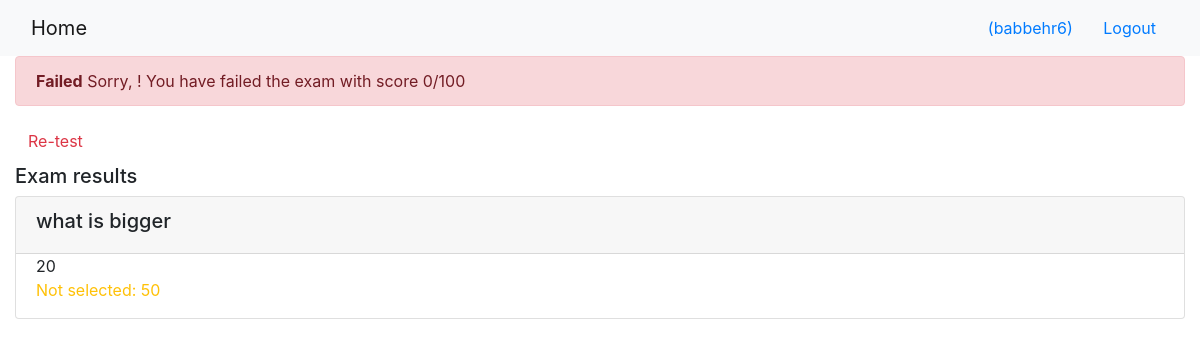
The page /onlinecourse/course/1/submission/1/result/ (signed in) on the database its author committed.
### onlinecourse/models.py (models this page shows, shortened)
class Question(models.Model):
    lesson = models.ForeignKey(Lesson, on_delete=models.CASCADE)
    course = models.ForeignKey(Course, on_delete=models.CASCADE) # Foreign key to lesson
    question_text = models.CharField(max_length=200)
    grade = models.FloatField() # question grade/mark

class Choice(models.Model):
    question = models.ForeignKey(Question, on_delete=models.CASCADE)
    choice_text = models.CharField(max_length=30)
    is_correct = models.BooleanField()

### onlinecourse/views.py (the view)
# urls.py: path('course/<int:course_id>/submission/<int:submission_id>/result/', views.show_exam_result, name="exam_result"),
def show_exam_result(request, course_id, submission_id):
    context = {}
    course      = get_object_or_404(Course, pk=course_id)
    submission = Submission.objects.get(id=submission_id)
    choices = submission.choices.all()
    total_score = 0
    for choice in choices:
        if choice.is_correct:
            total_score += choice.question.grade
    context['course'] = course
    context['grade'] = total_score
    context['choices'] = choices
    return render(request, 'onlinecourse/exam_result_bootstrap.html', context)

### onlinecourse/templates/onlinecourse/exam_result_bootstrap.html (shortened to what this page needs)
<!DOCTYPE html>
<html lang="en">
<head>
    {% load static %}
    <link rel="stylesheet" href="https://maxcdn.bootstrapcdn.com/bootstrap/4.5.2/css/bootstrap.min.css">
</head>
<body>
 <nav class="navbar navbar-light bg-light">
    <div class="container-fluid">
        <div class="navbar-header">
              <a class="navbar-brand" href="{% url 'onlinecourse:index' %}">Home</a>
        </div>
        <ul class="nav navbar-nav navbar-right">
            {% if user.is_authenticated %}
            <li>
                <a class="btn btn-link" href="#">{{ user.first_name }}({{ user.username }})</a>
                <a class="btn btn-link" href="{% url 'onlinecourse:logout' %}">Logout</a>
            </li>
            {% endif %}
        </ul>
    </div>
</nav>
<div class="container-fluid">
    {% if grade >= 80 %}
    <div class="alert alert-success">
        <b>Congratulations, {{ user.first_name }}!</b> You have passed the exam and completed the course with score {{ grade }}/100
    </div>
    {% else %}
    <div class="alert alert-danger">
        <b>Failed</b> Sorry, {{ user.first_name }}! You have failed the exam with score {{ grade }}/100
    </div>
    <a class="btn btn-link text-danger" href="{% url 'onlinecourse:course_details' course.id %}">Re-test</a>
    {% endif %}
    <div class="card-columns-vertical mt-1">
        <h5 class="">Exam results</h5>
        {% for question in course.question_set.all %}
        <div class="card mt-1">
            <div class="card-header"><h5>{{ question.question_text }}</h5></div>
            <div class="form-group">
                {% for choice in question.choice_set.all %}
                <div class="form-check">
                    {% if choice.is_correct and choice in choices %}
                    <div class="text-success">Correct answer: {{ choice.choice_text }}</div>
                    {% else %}{% if choice.is_correct and not choice in choices %}
                    <div class="text-warning">Not selected: {{ choice.choice_text }}</div>
                    {% else %}{% if not choice.is_correct and choice in choices %}
                    <div class="text-danger">Wrong answer: {{ choice.choice_text }}</div>
                    {% else %}
                    <div>{{ choice.choice_text }}</div>
                    {% endif %}{% endif %}{% endif %}
                </div>
                {% endfor %}
            </div>
        </div>
        {% endfor %}
    </div>
</body>
</html>

### rows shown on the page
Question: question_text "what is bigger"
Choice: choice_text "20"
Choice: choice_text "50"

### other values the page prints
{{ user.username }} "babbehr6"
{{ grade }} "0"
